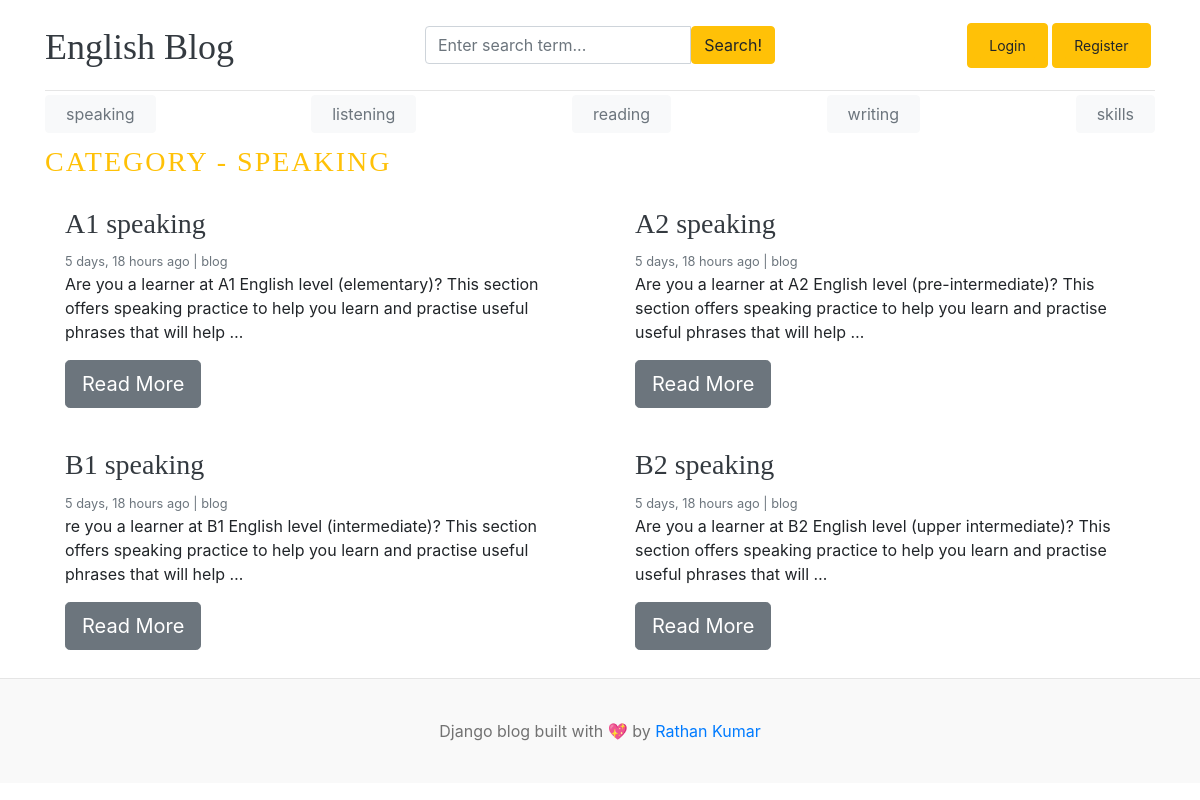
/category/6/, run on the app's committed database.
### blogs/models.py (models this page shows, shortened)
class Category(models.Model):
    category_name = models.CharField(max_length=50, unique=True)
    created_at = models.DateTimeField(auto_now_add=True)
    updated_at = models.DateTimeField(auto_now=True)
    class Meta:
        verbose_name_plural = 'categories'
    def __str__(self):
        return self.category_name

class Blog(models.Model):
    title = models.CharField(max_length=100)
    slug = models.SlugField(max_length=150, unique=True, blank=True)
    category = models.ForeignKey(Category, on_delete=models.CASCADE)
    author = models.ForeignKey(User, on_delete=models.CASCADE)
    featured_image = models.ImageField(upload_to='uploads/%Y/%m/%d')
    short_description = models.TextField(max_length=500)
    blog_body = models.TextField(max_length=2000)
    status = models.CharField(max_length=20, choices=STATUS_CHOICES, default="Draft")
    is_featured = models.BooleanField(default=False)
    created_at = models.DateTimeField(auto_now_add=True)
    updated_at = models.DateTimeField(auto_now=True)

### blogs/views.py (the view)
# urls.py: path('<int:category_id>/', views.posts_by_category, name='posts_by_category'),
def posts_by_category(request, category_id):
    posts = Blog.objects.filter(status='Published', category=category_id)
    try:
        category = Category.objects.get(pk=category_id)
    except:
        return redirect('home')
    context = {
        'posts': posts,
        'category': category,
    }
    return render(request, 'posts_by_category.html', context)

### blogs/context_processors.py (called while the page is built)
def get_categories(request):
    categories = Category.objects.all()
    return dict(categories=categories)

def get_social_links(request):
    social_links = SocialLink.objects.all()
    return dict(social_links=social_links)

### templates/posts_by_category.html
{% extends 'base.html' %}
{% block content %}
    <h3 class="text-uppercase text-warning" style="letter-spacing: 2px;">Category - {{ category }}</h3>
    <div class="row mb-2">
        {% if posts %}
            {% for post in posts %}
                <div class="col-md-6">
                    <div class="card border-0">
                        <div class="card-body">
                            <h3><a href="" class="text-dark">{{ post.title }}</a></h3>
                            <small class="mb-1 text-muted">{{ post.created_at | timesince }} ago
                                | {{ post.author }}</small>
                            <p class="card-text">{{ post.short_description | truncatewords:25 }}</p>
                            <a href="{% url 'blogs' post.slug %}"><button type="button" class="btn btn-secondary btn-lg">Read More</button></a>
                        </div>
                    </div>
                </div>
            {% endfor %}
        {% else %}
            <div class="d-grid gap-2">
                <a href="{% url 'home' %}"><button class="btn btn-primary" type="button">BACK TO HOME PAGE</button></a>
            </div>
        {% endif %}
    </div>
    </div>
{% endblock %}

### templates/base.html (shortened to what this page needs)
{% load static %}
<!DOCTYPE html>
<html lang="en">
<head>
    <link href="https://getbootstrap.com/docs/4.0/dist/css/bootstrap.min.css" rel="stylesheet">
    <link href="{% static 'css/blog.css' %}" rel="stylesheet">
    <link rel="stylesheet" href="https://cdnjs.cloudflare.com/ajax/libs/font-awesome/4.7.0/css/font-awesome.min.css">
</head>
<body>
<div class="container">
    <header class="blog-header py-3">
        <div class="row flex-nowrap justify-content-between align-items-center">
            <div class="col-4 pt-1">
                <a class="blog-header-logo text-dark" href="/">English Blog</a>
            </div>
            <div class="col-4">
                <form action="{% url 'search' %}" method="GET">
                    <div class="input-group">
                        <input class="form-control" type="text" name="keyword" value="{{ keyword }}"
                               placeholder="Enter search term..." aria-label="Enter search term..."
                               aria-describedby="button-search"/>
                        <button type="submit" class="btn btn-warning" id="button-search" type="button">Search!</button>
                    </div>
                </form>
            </div>
            <div class="col-4 d-flex justify-content-end align-items-center">
                {% if not user.is_authenticated %}
                    <buttun class="btn btn-warning"><a class="btn btn-sm btn-warning" href="{% url 'login' %}">Login</a>
                    </buttun> &nbsp;
                    <buttun class="btn btn-warning"><a class="btn btn-sm btn-warning" href="{% url 'register' %}">Register</a>
                    </buttun> &nbsp;
                {% endif %}
            </div>
        </div>
    </header>
    <div class="nav-scroller py-1 mb-2">
        <nav class="nav d-flex justify-content-between">
            {% for cat in categories %}
                <button type="button" class="btn btn-light"><a class="p-2 text-muted"
                                                               href="{% url 'posts_by_category' cat.id %}">{{ cat.category_name }}</a>
                </button>
            {% endfor %}
        </nav>
    </div>
    {% block content %}
    {% endblock %}
    <footer class="blog-footer">
        <p>Django blog built with 💖 by <a href="#">Rathan Kumar</a></p>
    </footer>
</body>
</html>

### config/static/css/blog.css (style rules this page uses)
.blog-header { border-bottom: 1px solid #e5e5e5; }
.blog-header-logo { font-family: "Playfair Display", Georgia, "Times New Roman", serif; font-size: 2.25rem; }
h1, h2, h3, h4, h5, h6 { font-family: "Playfair Display", Georgia, "Times New Roman", serif; }
.blog-footer { padding: 2.5rem 0; color: #727272; text-align: center; background-color: #f9f9f9; border-top: .05rem solid #e5e5e5; }
.blog-footer p:last-child { margin-bottom: 0; }

### data on the page
Category: category_name "speaking", category_name "SPEAKING"
Category: category_name "listening"
Category: category_name "reading"
Category: category_name "writing"
Category: category_name "skills"
Blog: title "A1 speaking", created_at "5 days, 18 hours", author "blog", short_description "Are you a learner at A1 English level (elementary)? This section offers speaking practice to help you learn and practise useful phrases that will help …"
Blog: title "A2 speaking", created_at "5 days, 18 hours", author "blog", short_description "Are you a learner at A2 English level (pre-intermediate)? This section offers speaking practice to help you learn and practise useful phrases that will help …"
Blog: title "B1 speaking", created_at "5 days, 18 hours", author "blog", short_description "re you a learner at B1 English level (intermediate)? This section offers speaking practice to help you learn and practise useful phrases that will help …"
Blog: title "B2 speaking", created_at "5 days, 18 hours", author "blog", short_description "Are you a learner at B2 English level (upper intermediate)? This section offers speaking practice to help you learn and practise useful phrases that will …"
